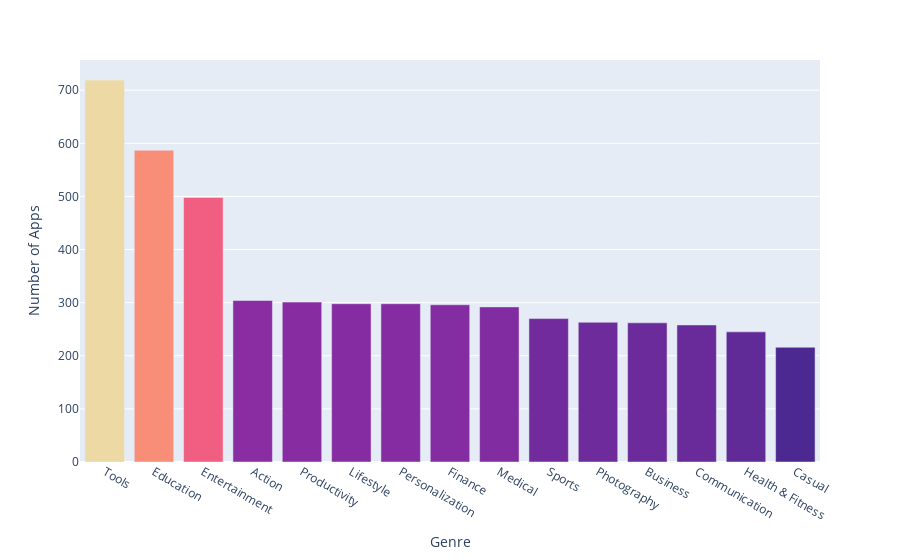

The notebook cell saved with this chart:
### Markdown cell above
**Challenge**: Can you create this chart with the Series containing the genre data? 

<img src=https://imgur.com/DbcoQli.png width=400>

Try experimenting with the built in colour scales in Plotly. You can find a full list [here](https://plotly.com/python/builtin-colorscales/). 

* Find a way to set the colour scale using the color_continuous_scale parameter. 
* Find a way to make the color axis disappear by using coloraxis_showscale.

### Code cell
fig = px.bar(x=df_genres.index[:15], y=df_genres.values[:15], color=df_genres.values[:15], color_continuous_scale='Agsunset')
fig.update_layout(xaxis_title='Genre', yaxis_title='Number of Apps', coloraxis_showscale=False)
fig.show()

### Figure 1 — Plotly figure (JSON) as saved in the notebook; plotly's stock layout.template omitted (floating-point values rounded to 4 significant figures)
{"data": [{"alignmentgroup": "True", "hovertemplate": "x=%{x}<br>y=%{y}<br>color=%{marker.color}<extra></extra>", "legendgroup": "", "marker": {"color": [719, 587, 498, 304, 301, 298, 298, 296, 292, 270, 263, 262, 258, 245, 216], "coloraxis": "coloraxis"}, "name": "", "offsetgroup": "", "orientation": "v", "showlegend": false, "textposition": "auto", "type": "bar", "x": ["Tools", "Education", "Entertainment", "Action", "Productivity", "Lifestyle", "Personalization", "Finance", "Medical", "Sports", "Photography", "Business", "Communication", "Health & Fitness", "Casual"], "xaxis": "x", "y": [719, 587, 498, 304, 301, 298, 298, 296, 292, 270, 263, 262, 258, 245, 216], "yaxis": "y"}], "layout": {"barmode": "relative", "coloraxis": {"colorbar": {"title": {"text": "color"}}, "colorscale": [[0, "rgb(75, 41, 145)"], [0.1667, "rgb(135, 44, 162)"], [0.3333, "rgb(192, 54, 157)"], [0.5, "rgb(234, 79, 136)"], [0.6667, "rgb(250, 120, 118)"], [0.8333, "rgb(246, 169, 122)"], [1, "rgb(237, 217, 163)"]], "showscale": false}, "legend": {"tracegroupgap": 0}, "margin": {"t": 60}, "xaxis": {"anchor": "y", "domain": [0, 1], "title": {"text": "Genre"}}, "yaxis": {"anchor": "x", "domain": [0, 1], "title": {"text": "Number of Apps"}}}}
